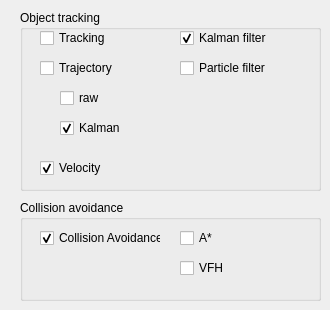
    <widget class="QWidget" name="tab_9">
     <attribute name="title">
      <string>Tracking</string>
     </attribute>
     <widget class="QGroupBox" name="groupBox_3">
      <property name="geometry">
       <rect>
        <x>20</x>
        <y>10</y>
        <width>301</width>
        <height>181</height>
       </rect>
      </property>
      <property name="title">
       <string>Object tracking</string>
      </property>
      <widget class="QCheckBox" name="checkBox_ot_vel">
       <property name="geometry">
        <rect>
         <x>20</x>
         <y>150</y>
         <width>73</width>
         <height>16</height>
        </rect>
       </property>
       <property name="text">
        <string>Velocity</string>
       </property>
       <property name="checked">
        <bool>true</bool>
       </property>
      </widget>
      <widget class="QCheckBox" name="checkBox_ot_pf">
       <property name="geometry">
        <rect>
         <x>160</x>
         <y>50</y>
         <width>91</width>
         <height>16</height>
        </rect>
       </property>
       <property name="text">
        <string>Particle filter</string>
       </property>
      </widget>
      <widget class="QCheckBox" name="checkBox_ot">
       <property name="geometry">
        <rect>
         <x>20</x>
         <y>20</y>
         <width>73</width>
         <height>16</height>
        </rect>
       </property>
       <property name="text">
        <string>Tracking</string>
       </property>
       <property name="checked">
        <bool>false</bool>
       </property>
      </widget>
      <widget class="QCheckBox" name="checkBox_ot_trajectory_kalman">
       <property name="geometry">
        <rect>
         <x>40</x>
         <y>110</y>
         <width>71</width>
         <height>16</height>
        </rect>
       </property>
       <property name="text">
        <string>Kalman</string>
       </property>
       <property name="checked">
        <bool>true</bool>
       </property>
      </widget>
      <widget class="QCheckBox" name="checkBox_ot_kf">
       <property name="geometry">
        <rect>
         <x>160</x>
         <y>20</y>
         <width>91</width>
         <height>16</height>
        </rect>
       </property>
       <property name="text">
        <string>Kalman filter</string>
       </property>
       <property name="checked">
        <bool>true</bool>
       </property>
      </widget>
      <widget class="QCheckBox" name="checkBox_ot_trajectory">
       <property name="geometry">
        <rect>
         <x>20</x>
         <y>50</y>
         <width>91</width>
         <height>16</height>
        </rect>
       </property>
       <property name="text">
        <string>Trajectory</string>
       </property>
       <property name="checked">
        <bool>false</bool>
       </property>
      </widget>
      <widget class="QCheckBox" name="checkBox_ot_trajectory_raw">
       <property name="geometry">
        <rect>
         <x>40</x>
         <y>80</y>
         <width>71</width>
         <height>16</height>
        </rect>
       </property>
       <property name="text">
        <string>raw</string>
       </property>
       <property name="checked">
        <bool>false</bool>
       </property>
      </widget>
     </widget>
     <widget class="QGroupBox" name="groupBox_4">
      <property name="geometry">
       <rect>
        <x>20</x>
        <y>200</y>
        <width>301</width>
        <height>101</height>
       </rect>
      </property>
      <property name="title">
       <string>Collision avoidance</string>
      </property>
      <widget class="QCheckBox" name="checkBox_ca">
       <property name="geometry">
        <rect>
         <x>20</x>
         <y>30</y>
         <width>121</width>
         <height>16</height>
        </rect>
       </property>
       <property name="text">
        <string>Collision Avoidance</string>
       </property>
       <property name="checked">
        <bool>true</bool>
       </property>
      </widget>
      <widget class="QCheckBox" name="checkBox_ca_astar">
       <property name="geometry">
        <rect>
         <x>160</x>
         <y>30</y>
         <width>73</width>
         <height>16</height>
        </rect>
       </property>
       <property name="text">
        <string>A*</string>
       </property>
      </widget>
      <widget class="QCheckBox" name="checkBox_ca_vfh">
       <property name="geometry">
        <rect>
         <x>160</x>
         <y>60</y>
         <width>73</width>
         <height>16</height>
        </rect>
       </property>
       <property name="text">
        <string>VFH</string>
       </property>
      </widget>
     </widget>
    </widget>
